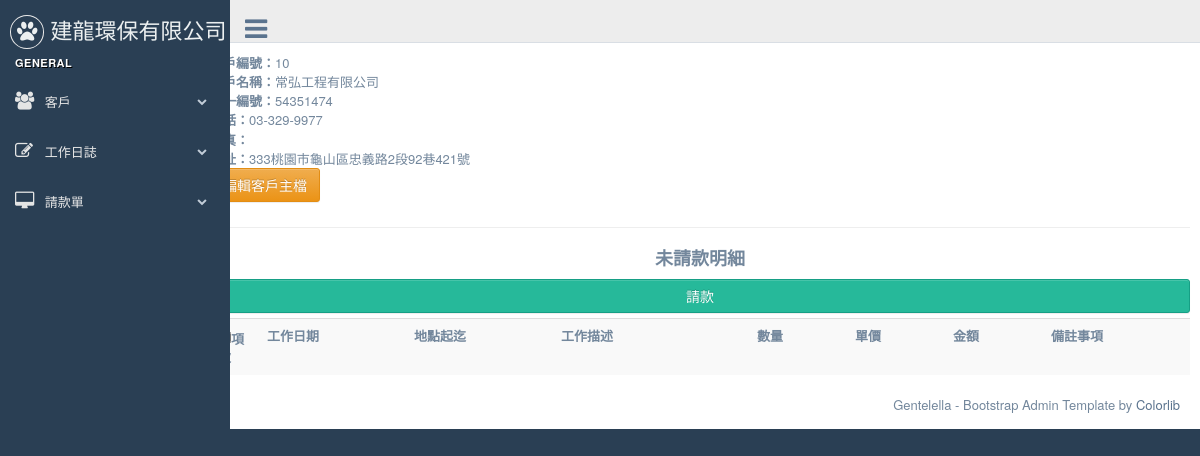
The app's page /customers/10/, older data.
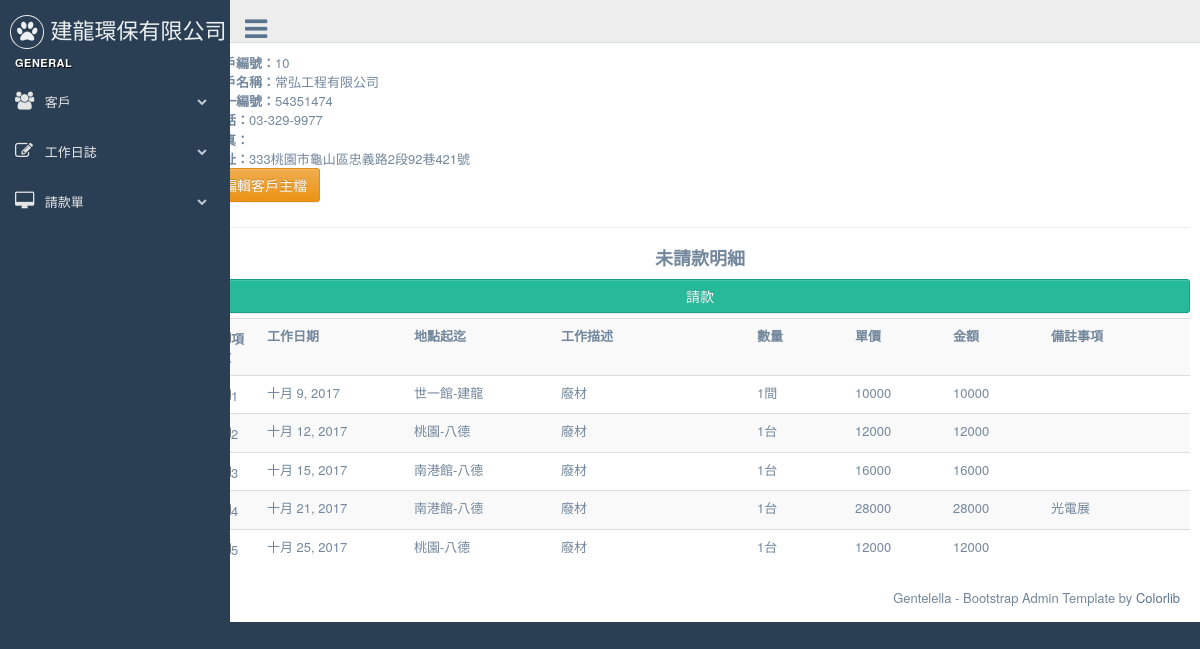
The same page, newer data.
### dailywork/models.py (models this page shows, shortened)
class Dailylog(models.Model):
	work_date = models.DateField( default=timezone.now )
	customer = models.ForeignKey(Customer)
	start_at = models.CharField(  max_length=20, null=False, blank=False )
	end_with = models.CharField(  max_length=20, null=False, blank=False )
	opreateDesc = models.CharField(max_length=20, blank=False, null=False)
	quantity = models.DecimalField( max_digits=10, decimal_places=0)
	uom = models.ForeignKey(Uom)
	uniprice = models.DecimalField( max_digits=10, decimal_places=0)
	notes = models.TextField(blank=True, null=True)
	payrequest = models.BooleanField(default=False, verbose_name='已請款')    # 是否已請款
	is_freecharge = models.BooleanField(default=False, verbose_name='免費項目')    # 是否爲免費項目, 如果為免費項目則在未請款清單是不會顯示的
	bill_number = models.CharField(  max_length=20, null=True, blank=True )
	invalid = models.BooleanField(default=False, verbose_name='項目作廢')
	create_at = models.DateTimeField( auto_now_add=True, auto_now=False)
	modify = models.DateTimeField( auto_now_add=False, auto_now=True)
	objects = DailylogManager()
	def get_amount(self):
		return self.quantity * self.uniprice

class Uom(models.Model):
	descriotion =  models.CharField(  max_length=20, null=False, blank=False )
	def __str__(self):
		return self.descriotion

### customers/views.py (the view)
# urls.py: url(r'^(?P<pk>\d+)/$', CustomerDetail.as_view( template_name ='customers/customer_detail.html'), name="customer_detail"  ),
class CustomerDetail(DetailView):
    model = Customer

### dailywork/models.py (called while the page is built)
	def norequest(self):
		return self.filter(payrequest=False , is_freecharge=False , invalid= False  )

	def get_queryset(self):
		return DailylogQueryset(self.model, using=self.db)

### templates/customers/customer_detail.html (shortened to what this page needs)
{% extends "base.html" %}
{% block content %}
<strong>客戶編號：</strong>{{ object.id }}<br>
<strong>客戶名稱：</strong>{{ object.title }}<br>
<strong>統一編號：</strong>{{ object.unikey }}<br>
<strong>電話：</strong>{{ object.phone }}<br>
<strong>傳真：</strong>{{ object.faxno }}<br>
<strong>地址：</strong>{{ object.address }}<br>
<a href="{{ instance.get_absolute_url }}edit" class="btn btn-warning" role="button">編輯客戶主檔</a>
<hr>
    <div align="center"  >
      <h2><strong>未請款明細</strong></h2>
    </div>
<form id="createform" action="" method="POST" onsubmit="return CreateOnSubmit({{ bill.id }})" >{% csrf_token %}
    <div >
      <button type="submit"  class="btn btn-success form-control">請款</button>
    </div>
  <table class="table table-striped" >
    <tr>
      <th width="5%"><input type="checkbox" value="核取方塊" id="CheckAll" />項次</th>
      <th width="15%">工作日期</th>
      <th width="15%">地點起迄</th>
      <th width="20%">工作描述</th>
      <th width="10%">數量</th>
      <th width="10%">單價</th>
      <th width="10%">金額</th>
      <th >備註事項</th>
    </tr>
  {% for dailylog in object.dailylog_set.all.norequest %}
    <tr>
        <td><input type="checkbox" class='cb' name="dailylogs"  value="{{ dailylog.id }}" />{{ forloop.counter }}</td>
        <td>{{ dailylog.work_date }}</td>
        <td>{{ dailylog.start_at }}-{{ dailylog.end_with }}</td>
        <td>{{ dailylog.opreateDesc }}</td>
        <td>{{ dailylog.quantity }}{{ dailylog.uom }}</td>
        <td>{{ dailylog.uniprice }}</td>
        <td>{{ dailylog.get_amount }}</td>
        <td>{{ dailylog.notes }}</td>
    </tr>
  {% endfor %}
  </table>
</form>
{% endblock content %}

Row changes from the older to the newer data that the page shows:
now on this page (row edited): Dailylog: work_date "十月 9, 2017", start_at "世一館", end_with "建龍", opreateDesc "廢材", quantity "1", uom "間", uniprice "10000", get_amount "10000"
now on this page (row edited): Dailylog: work_date "十月 12, 2017", start_at "桃園", end_with "八德", opreateDesc "廢材", quantity "1", uom "台", uniprice "12000", get_amount "12000"
now on this page (row edited): Dailylog: work_date "十月 15, 2017", start_at "南港館", end_with "八德", opreateDesc "廢材", quantity "1", uom "台", uniprice "16000", get_amount "16000"
now on this page (row edited): Dailylog: work_date "十月 21, 2017", start_at "南港館", end_with "八德", opreateDesc "廢材", quantity "1", uom "台", uniprice "28000", get_amount "28000", notes "光電展"
now on this page (row edited): Dailylog: work_date "十月 25, 2017", start_at "桃園", end_with "八德", opreateDesc "廢材", quantity "1", uom "台", uniprice "12000", get_amount "12000"
